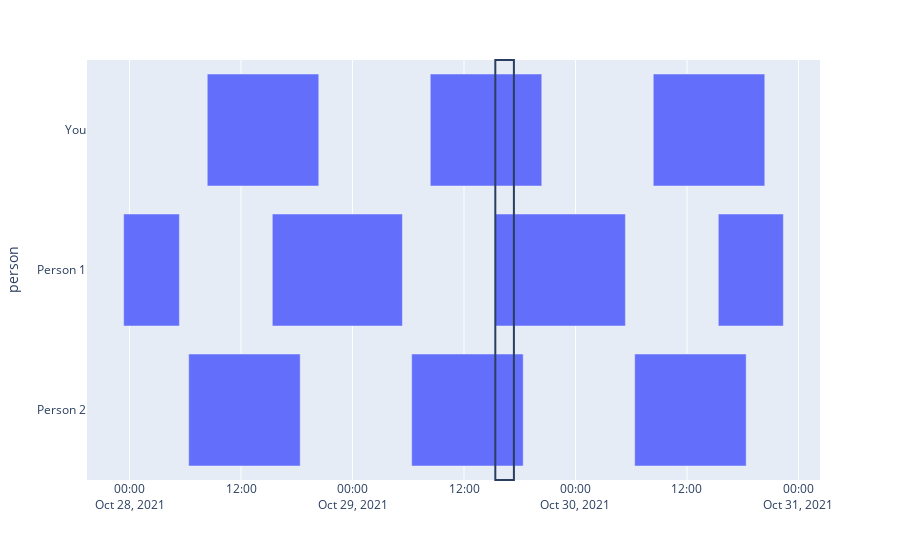

Notebook code cell kept with this figure:
### Code cell
fig = px.timeline(df, x_start="start", x_end="end", y="person")
fig.update_yaxes(autorange="reversed") # otherwise tasks are listed from the bottom up
for idx, row in waketimes_df.iterrows():
    fig.add_vrect(x0=row['start'], x1=row['end'])
fig.show()

### Figure 1 — Plotly figure (JSON) as saved in the notebook; plotly's stock layout.template omitted (floating-point values rounded to 4 significant figures)
{"data": [{"alignmentgroup": "True", "base": ["2021-10-28T08:22:13.639283+11:00", "2021-10-29T08:22:13.639283+11:00", "2021-10-30T08:22:13.639283+11:00", "2021-10-27T23:22:13.642757+11:00", "2021-10-28T15:22:13.642757+11:00", "2021-10-29T15:22:13.642757+11:00", "2021-10-30T22:22:13.642757+11:00", "2021-10-28T06:22:13.646336+11:00", "2021-10-29T06:22:13.646336+11:00", "2021-10-30T06:22:13.646336+11:00"], "hovertemplate": "start=%{base}<br>end=%{x}<br>person=%{y}<extra></extra>", "legendgroup": "", "marker": {"color": "#636efa"}, "name": "", "offsetgroup": "", "orientation": "h", "showlegend": false, "textposition": "auto", "type": "bar", "x": [43200000, 43200000, 43200000, 21600000, 50400000, 50400000, -25200000, 43200000, 43200000, 43200000], "xaxis": "x", "y": ["You", "You", "You", "Person 1", "Person 1", "Person 1", "Person 1", "Person 2", "Person 2", "Person 2"], "yaxis": "y"}], "layout": {"barmode": "overlay", "legend": {"tracegroupgap": 0}, "margin": {"t": 60}, "shapes": [{"type": "rect", "x0": "2021-10-29T15:22:13.650899+11:00", "x1": "2021-10-29T17:22:13.650899+11:00", "xref": "x", "y0": 0, "y1": 1, "yref": "y domain"}], "xaxis": {"anchor": "y", "domain": [0, 1], "type": "date"}, "yaxis": {"anchor": "x", "autorange": "reversed", "domain": [0, 1], "title": {"text": "person"}}}}
